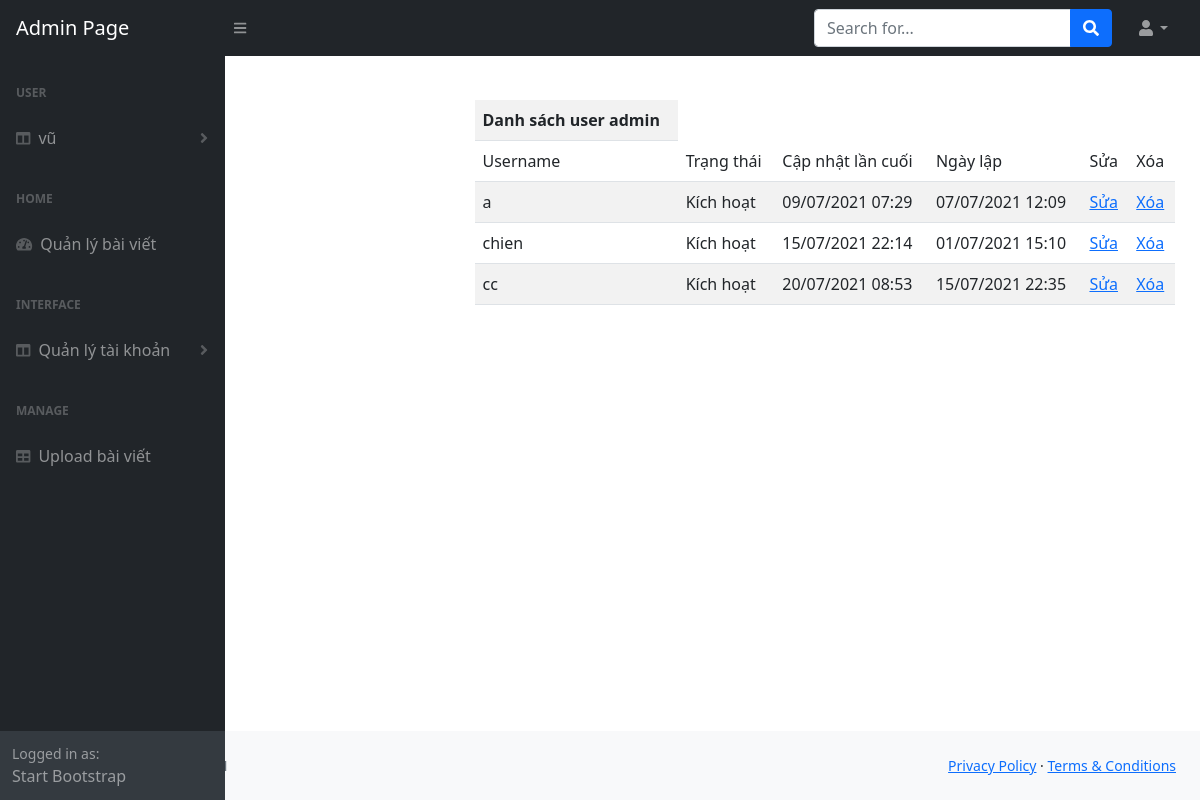
Page /PHP/pagead/list_admin.php (signed in) on the committed database.
### tables this page shows
CREATE TABLE `user` (
  `id` int(11) NOT NULL,
  `username` varchar(100) NOT NULL,
  `password` varchar(150) NOT NULL,
  `fullname` varchar(100) NOT NULL,
  `birthday` int(11) NOT NULL,
  `status` tinyint(4) NOT NULL DEFAULT '0',
  `create_time` int(11) DEFAULT NULL,
  `last_updated` int(11) NOT NULL
);

### PHP/pagead/list_admin.php (the view, shortened to what this page needs)
<!DOCTYPE html>
<html lang="en">
    <head>
        <link href="https://cdn.jsdelivr.net/npm/simple-datatables@latest/dist/style.css" rel="stylesheet" />
        <link href="css/styles.css" rel="stylesheet" />
    </head>
    <body class="sb-nav-fixed">
    <?
    include './connect_db.php';
    ?>
    <div id="layoutAuthentication">
            <div id="layoutAuthentication_content">
                <main>
                    <div class="container">
                        <div class="row justify-content-center">
                            <div class="col-lg-5">
                                <div class="" style="padding: 100px">
                                <?php
                                    include './connect_db.php';
                                            ?>
                                    <?php
        include './connect_db.php';
        $result = mysqli_query($con, "SELECT * FROM user");
        ?>
            <table class="table table-striped" style="width:700px;">
            <th>Danh sách user admin</th>
                <tr>
                    <td>Username</td>
                    <td>Trạng thái</td>
                    <td>Cập nhật lần cuối</td>
                    <td>Ngày lập</td>
                    <td>Sửa</td>
                    <td>Xóa</td>
                </tr>
                <?php
                    while ($row = mysqli_fetch_array($result)){
                ?>
                <tr>
                    <td><?= $row['username'] ?></td>
                    <td><?= $row['status'] == 1 ? "Kích hoạt":"Block" ?></td>
                    <td><?= date('d/m/Y H:i', $row['last_updated']) ?></td>
                    <td><?= date('d/m/Y H:i',$row['create_time']) ?></td>
                    <td><a href="./changepass.php?id= <?= $row['id'] ?>">Sửa</a></td>
                    <td><a href="./delete_user.php?id= <?= $row['id'] ?>">Xóa</a></td></td>
                </tr>
                <?php } ?>
            </table>
                                </div>
                            </div>
                        </div>
                    </div>
                </main>
            </div>
            <div id="layoutAuthentication_footer">
                <footer class="py-4 bg-light mt-auto">
                    <div class="container-fluid px-4">
                        <div class="d-flex align-items-center justify-content-between small">
                            <div class="text-muted">Copyright &copy; Your Website 2021</div>
                            <div>
                                <a href="#">Privacy Policy</a>
                                &middot;
                                <a href="#">Terms &amp; Conditions</a>
                            </div>
                        </div>
                    </div>
                </footer>
            </div>
        </div>
        <nav class="sb-topnav navbar navbar-expand navbar-dark bg-dark">
            <a class="navbar-brand ps-3" href="index.php">Admin Page</a>
            <button class="btn btn-link btn-sm order-1 order-lg-0 me-4 me-lg-0" id="sidebarToggle" href="#!"><i class="fas fa-bars"></i></button>
            <form class="d-none d-md-inline-block form-inline ms-auto me-0 me-md-3 my-2 my-md-0">
                <div class="input-group">
                    <input class="form-control" type="text" placeholder="Search for..." aria-label="Search for..." aria-describedby="btnNavbarSearch" />
                    <button class="btn btn-primary" id="btnNavbarSearch" type="button"><i class="fas fa-search"></i></button>
                </div>
            </form>
            <ul class="navbar-nav ms-auto ms-md-0 me-3 me-lg-4">
                <li class="nav-item dropdown">
                    <a class="nav-link dropdown-toggle" id="navbarDropdown" href="#" role="button" data-bs-toggle="dropdown" aria-expanded="false"><i class="fas fa-user fa-fw"></i></a>
                </li>
            </ul>
        </nav>
        <div id="layoutSidenav">
            <div id="layoutSidenav_nav">
                <nav class="sb-sidenav accordion sb-sidenav-dark" id="sidenavAccordion">
                    <div class="sb-sidenav-menu">
                        <div class="nav">
                            <div class="sb-sidenav-menu-heading">User</div>
                            <?php if (empty($_SESSION['current_user'])) { ?>
                            <a class="nav-link collapsed" href="#" data-bs-toggle="collapse" data-bs-target="#collapseLayouts1" aria-expanded="false" aria-controls="collapseLayouts1">
                                <div class="sb-nav-link-icon"><i class="fas fa-columns"></i></div>
                                User
                                <div class="sb-sidenav-collapse-arrow"><i class="fas fa-angle-down"></i></div>
                            </a>
                            <?php } else {
                                $currentUser = $_SESSION['current_user'];
                            ?>
                            <a class="nav-link collapsed" href="#" data-bs-toggle="collapse" data-bs-target="#collapseLayouts1" aria-expanded="false" aria-controls="collapseLayouts1">
                                <div class="sb-nav-link-icon"><i class="fas fa-columns"></i></div>
                                <?= $currentUser['fullname'] ?>
                                <div class="sb-sidenav-collapse-arrow"><i class="fas fa-angle-down"></i></div>
                            </a>
                            <?php } ?>
                            <div class="sb-sidenav-menu-heading">Home</div>
                            <a class="nav-link" href="list_content.php">
                                <div class="sb-nav-link-icon"><i class="fas fa-tachometer-alt"></i></div>
                                Quản lý bài viết
                            </a>
                            <div class="sb-sidenav-menu-heading">Interface</div>
                            <a class="nav-link collapsed" href="#" data-bs-toggle="collapse" data-bs-target="#collapseLayouts" aria-expanded="false" aria-controls="collapseLayouts">
                                <div class="sb-nav-link-icon"><i class="fas fa-columns"></i></div>
                                Quản lý tài khoản
                                <div class="sb-sidenav-collapse-arrow"><i class="fas fa-angle-down"></i></div>
                            </a>
                            <div class="sb-sidenav-menu-heading">Manage</div>
                            <a class="nav-link" href="upload.php">
                                <div class="sb-nav-link-icon"><i class="fas fa-table"></i></div>
                                Upload bài viết
                            </a>
                        </div>
                    </div>
                    <div class="sb-sidenav-footer">
                        <div class="small">Logged in as:</div>
                        Start Bootstrap
                    </div>
                </nav>
            </div>
        </div>
    </body>
</html>

### rows in the picture
user: username "a", status "Kích hoạt", last_updated "09/07/2021 07:29", create_time "07/07/2021 12:09"
user: username "chien", status "Kích hoạt", last_updated "15/07/2021 22:14", create_time "01/07/2021 15:10", fullname "vũ"
user: username "cc", status "Kích hoạt", last_updated "20/07/2021 08:53", create_time "15/07/2021 22:35"
